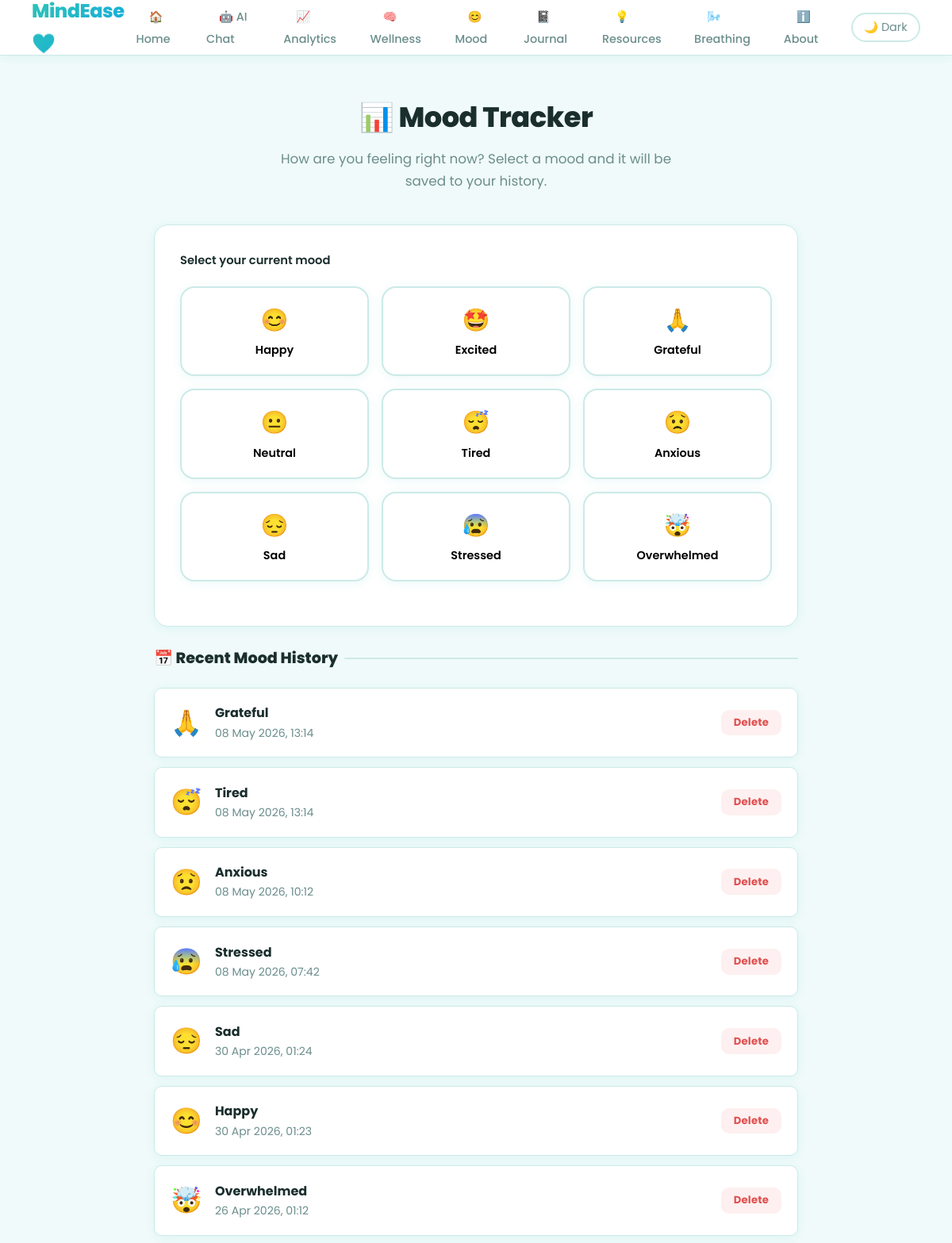
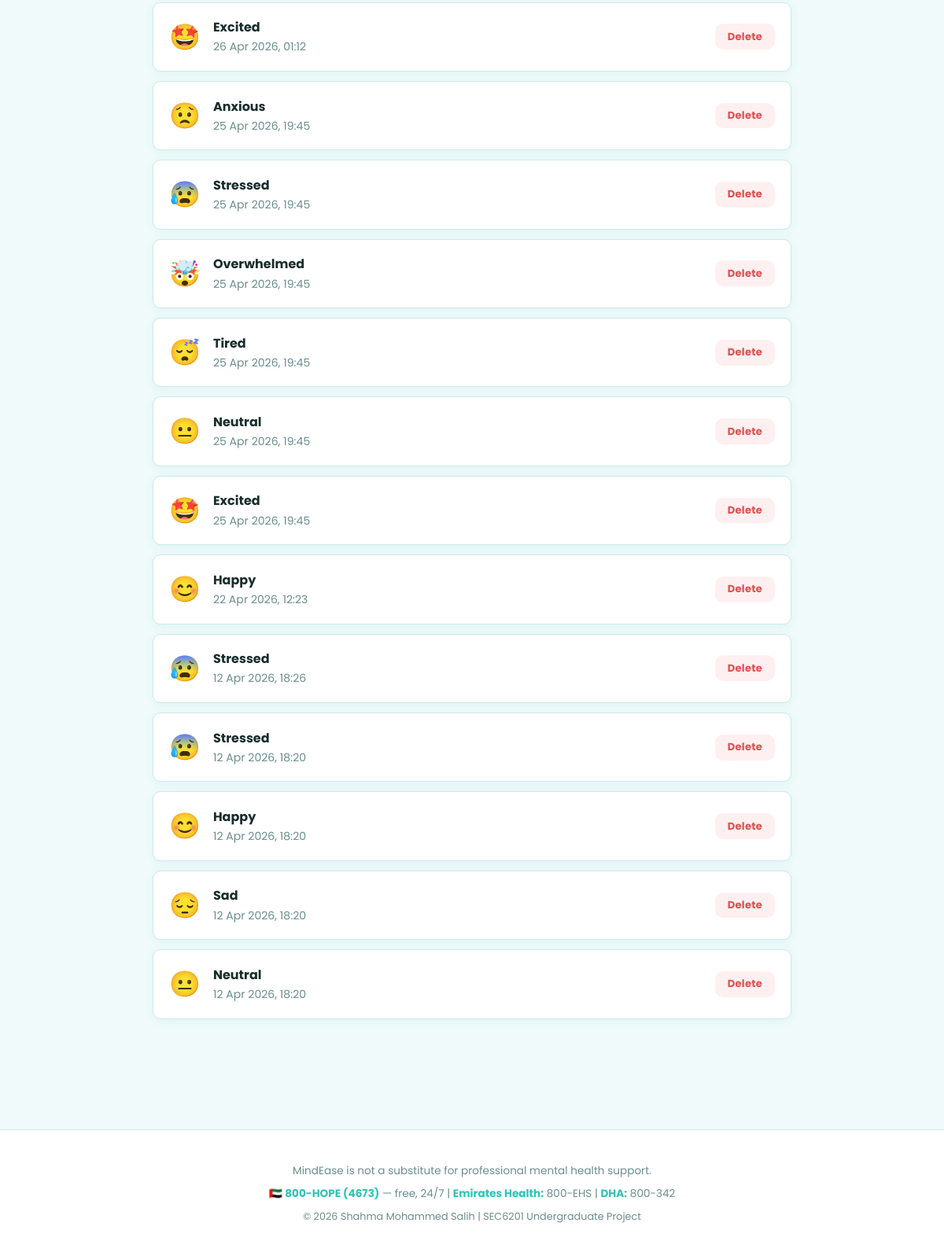
Screenshot of /mood with the database file from the repository (2 pictures, top to bottom).
### tables this page shows
CREATE TABLE moods (
            id        INTEGER PRIMARY KEY AUTOINCREMENT,
            mood_type TEXT NOT NULL,
            date      TEXT NOT NULL
        );

### app.py (the view, shortened to what this page needs)
@app.route('/mood', methods=['GET', 'POST'])
def mood():
    conn  = get_db()
    error = None
    quote = None
    moods = conn.execute(
        'SELECT * FROM moods ORDER BY id DESC LIMIT 20'
    ).fetchall()
    conn.close()
    return render_template('mood.html', moods=moods, error=error, quote=quote)

### app.py (called while the page is built)
def get_db():
    conn = sqlite3.connect('mindease.db')
    conn.row_factory = sqlite3.Row
    return conn

### templates/mood.html (shortened to what this page needs)
{% extends "base.html" %}
{% block content %}
<div class="page">
  <div class="page-header">
    <h1>📊 Mood Tracker</h1>
    <p>How are you feeling right now? Select a mood and it will be saved to your history.</p>
  </div>
  <div class="card">
    <form method="POST" action="/mood">
      <label>Select your current mood</label>
      <div class="mood-grid">
        <button type="submit" name="mood_type" value="Happy" class="mood-btn">
          <span>😊</span> Happy
        </button>
        <button type="submit" name="mood_type" value="Excited" class="mood-btn">
          <span>🤩</span> Excited
        </button>
        <button type="submit" name="mood_type" value="Grateful" class="mood-btn">
          <span>🙏</span> Grateful
        </button>
        <button type="submit" name="mood_type" value="Neutral" class="mood-btn">
          <span>😐</span> Neutral
        </button>
        <button type="submit" name="mood_type" value="Tired" class="mood-btn">
          <span>😴</span> Tired
        </button>
        <button type="submit" name="mood_type" value="Anxious" class="mood-btn">
          <span>😟</span> Anxious
        </button>
        <button type="submit" name="mood_type" value="Sad" class="mood-btn">
          <span>😔</span> Sad
        </button>
        <button type="submit" name="mood_type" value="Stressed" class="mood-btn">
          <span>😰</span> Stressed
        </button>
        <button type="submit" name="mood_type" value="Overwhelmed" class="mood-btn">
          <span>🤯</span> Overwhelmed
        </button>
      </div>
    </form>
  </div>
  <div class="section-title">📅 Recent Mood History</div>
  {% if moods %}
    {% for m in moods %}
    <div class="mood-item fade-in">
      <div style="display:flex; align-items:center; gap:1rem;">
        <span style="font-size:2rem;">
          {% if m.mood_type == 'Happy'        %}😊
          {% elif m.mood_type == 'Excited'    %}🤩
          {% elif m.mood_type == 'Grateful'   %}🙏
          {% elif m.mood_type == 'Neutral'    %}😐
          {% elif m.mood_type == 'Tired'      %}😴
          {% elif m.mood_type == 'Anxious'    %}😟
          {% elif m.mood_type == 'Sad'        %}😔
          {% elif m.mood_type == 'Stressed'   %}😰
          {% elif m.mood_type == 'Overwhelmed'%}🤯
          {% endif %}
        </span>
        <div>
          <div style="font-weight:700; font-size:1rem;">{{ m.mood_type }}</div>
          <div class="text-muted">{{ m.date }}</div>
        </div>
      </div>
      <form method="POST" action="/mood/delete/{{ m.id }}"
            onsubmit="return confirm('Delete this entry?')">
        <button type="submit" class="btn btn-danger btn-sm">Delete</button>
      </form>
    </div>
    {% endfor %}
  {% else %}
    <div class="empty-state">
      <span class="empty-icon">🌱</span>
      <p>No mood entries yet. Select a mood above to get started!</p>
    </div>
  {% endif %}
</div>
{% endblock %}

### templates/base.html (shortened to what this page needs)
<!DOCTYPE html>
<html lang="en" id="html-root">
<head>
  <link rel="stylesheet" href="{{ url_for('static', filename='css/style.css') }}" />
</head>
<body>
  <nav>
    <span class="nav-brand">MindEase 💚</span>
    <ul class="nav-links">
      <li><a href="/">🏠 Home</a></li>
      <li><a href="/chat">🤖 AI Chat</a></li>
      <li><a href="/analytics">📈 Analytics</a></li>
      <li><a href="/wellness">🧠 Wellness</a></li>
      <li><a href="/mood">😊 Mood</a></li>
      <li><a href="/journal">📓 Journal</a></li>
      <li><a href="/resources">💡 Resources</a></li>
      <li><a href="/breathing">🌬️ Breathing</a></li>
      <li><a href="/about">ℹ️ About</a></li>
    </ul>
    <button id="dark-toggle" onclick="toggleDark()" title="Toggle dark mode"
      style="background:none; border:2px solid var(--border); border-radius:50px;
             padding:0.35rem 0.9rem; cursor:pointer; font-size:0.9rem;
             color:var(--text-light); font-family:'Poppins',sans-serif;
             transition:all 0.2s; white-space:nowrap;">
      🌙 Dark
    </button>
  </nav>
  <main>
    {% block content %}{% endblock %}
  </main>
  <footer>
    <p>MindEase is not a substitute for professional mental health support.</p>
    <p style="margin-top:0.4rem;">
      🇦🇪 <strong>800-HOPE (4673)</strong> — free, 24/7 |
      <strong>Emirates Health:</strong> 800-EHS |
      <strong>DHA:</strong> 800-342
    </p>
    <p style="margin-top:0.4rem; font-size:0.8rem;">
      © 2026 Shahma Mohammed Salih | SEC6201 Undergraduate Project
    </p>
  </footer>
</body>
</html>

### static/css/style.css (style rules this page uses)
:root { --primary : #2ec4b6; --primary-dk : #21a99d; --primary-lt : #e0f7f5; --accent : #ff9f1c; --accent-lt : #fff3e0; --text : #1a2e2d; --text-light : #6b8e8c; --bg : #f0fafa; --white : #ffffff; --border : #cceae7; --shadow-sm : 0 2px 12px rgba(46,196,182,0.10); --shadow-md : 0 8px 32px rgba(46,196,182,0.15); --radius : 18px; --radius-sm : 10px; }
*, *::before, *::after { box-sizing: border-box; margin: 0; padding: 0; }
body { font-family: 'Poppins', sans-serif; background : var(--bg); color : var(--text); line-height: 1.7; min-height : 100vh; }
nav { background : rgba(255,255,255,0.95); backdrop-filter: blur(10px); border-bottom: 1px solid var(--border); padding : 0 2.5rem; height : 70px; display : flex; align-items : center; justify-content: space-between; position : sticky; top : 0; z-index : 100; box-shadow : var(--shadow-sm); }
.nav-brand { font-size : 1.5rem; font-weight : 800; background : linear-gradient(135deg, var(--primary), #0ea5e9); -webkit-background-clip: text; -webkit-text-fill-color: transparent; background-clip: text; letter-spacing: -0.5px; }
.nav-links { display : flex; gap : 0.25rem; list-style: none; }
.nav-links a { padding : 0.5rem 1rem; border-radius : var(--radius-sm); font-weight : 500; font-size : 0.9rem; color : var(--text-light); text-decoration: none; transition : all 0.2s ease; }
.page { max-width: 860px; margin : 0 auto; padding : 3rem 1.5rem 5rem; }
.page-header { text-align : center; margin-bottom: 2.5rem; }
.page-header h1 { font-size : 2.2rem; font-weight : 800; color : var(--text); margin-bottom: 0.5rem; letter-spacing: -0.5px; }
.page-header p { color : var(--text-light); font-size: 1.05rem; max-width: 500px; margin : 0 auto; }
.card { background : var(--white); border-radius: var(--radius); padding : 2rem; border : 1px solid var(--border); box-shadow : var(--shadow-sm); margin-bottom: 1.5rem; transition : box-shadow 0.2s, transform 0.2s; }
label { font-weight : 600; font-size : 0.92rem; display : block; margin-bottom: 0.5rem; color : var(--text); }
.btn { display : inline-block; padding : 0.75rem 2rem; border-radius : var(--radius-sm); font-family : 'Poppins', sans-serif; font-size : 0.95rem; font-weight : 700; cursor : pointer; border : none; text-decoration: none; transition : all 0.2s ease; letter-spacing : 0.2px; }
.btn-sm { padding : 0.4rem 1rem; font-size: 0.82rem; }
.btn-danger { background: #fef0f0; color : #e05050; }
.mood-grid { display : grid; grid-template-columns: repeat(3, 1fr); gap : 1rem; margin : 1.25rem 0 1.5rem; }
.mood-btn { padding : 1.25rem 0.75rem; border-radius : var(--radius); border : 2px solid var(--border); background : var(--white); font-family : 'Poppins', sans-serif; font-size : 0.9rem; font-weight : 600; cursor : pointer; transition : all 0.2s ease; display : flex; flex-direction : column; align-items : center; gap : 0.4rem; box-shadow : var(--shadow-sm); }
.mood-btn span { font-size: 1.75rem; }
.mood-item { display : flex; align-items : center; justify-content: space-between; padding : 1rem 1.25rem; border-radius : var(--radius-sm); margin-bottom : 0.75rem; background : var(--white); border : 1px solid var(--border); box-shadow : var(--shadow-sm); transition : transform 0.2s; }
.section-title { font-size : 1.2rem; font-weight : 800; color : var(--text); margin-bottom: 1.25rem; display : flex; align-items : center; gap : 0.5rem; }
.section-title::after { content : ''; flex : 1; height : 2px; background: var(--border); border-radius: 2px; }
footer { text-align : center; padding : 2.5rem 1rem; font-size : 0.85rem; color : var(--text-light); border-top : 1px solid var(--border); margin-top : 3rem; background : var(--white); }
footer strong { color: var(--primary); }
.fade-in { animation: fadeSlideUp 0.5s ease; }
.text-muted { color: var(--text-light); font-size: 0.88rem; }

### rows the page displays
moods: mood_type "Grateful", date "08 May 2026, 13:14"
moods: mood_type "Tired", date "08 May 2026, 13:14"
moods: mood_type "Anxious", date "08 May 2026, 10:12"
moods: mood_type "Stressed", date "08 May 2026, 07:42"
moods: mood_type "Sad", date "30 Apr 2026, 01:24"
moods: mood_type "Happy", date "30 Apr 2026, 01:23"
moods: mood_type "Overwhelmed", date "26 Apr 2026, 01:12"
moods: mood_type "Excited", date "26 Apr 2026, 01:12"
moods: mood_type "Anxious", date "25 Apr 2026, 19:45"
moods: mood_type "Stressed", date "25 Apr 2026, 19:45"
moods: mood_type "Overwhelmed", date "25 Apr 2026, 19:45"
moods: mood_type "Tired", date "25 Apr 2026, 19:45"
moods: mood_type "Neutral", date "25 Apr 2026, 19:45"
moods: mood_type "Excited", date "25 Apr 2026, 19:45"
moods: mood_type "Happy", date "22 Apr 2026, 12:23"
moods: mood_type "Stressed", date "12 Apr 2026, 18:26"
moods: mood_type "Stressed", date "12 Apr 2026, 18:20"
moods: mood_type "Happy", date "12 Apr 2026, 18:20"
moods: mood_type "Sad", date "12 Apr 2026, 18:20"
moods: mood_type "Neutral", date "12 Apr 2026, 18:20"
